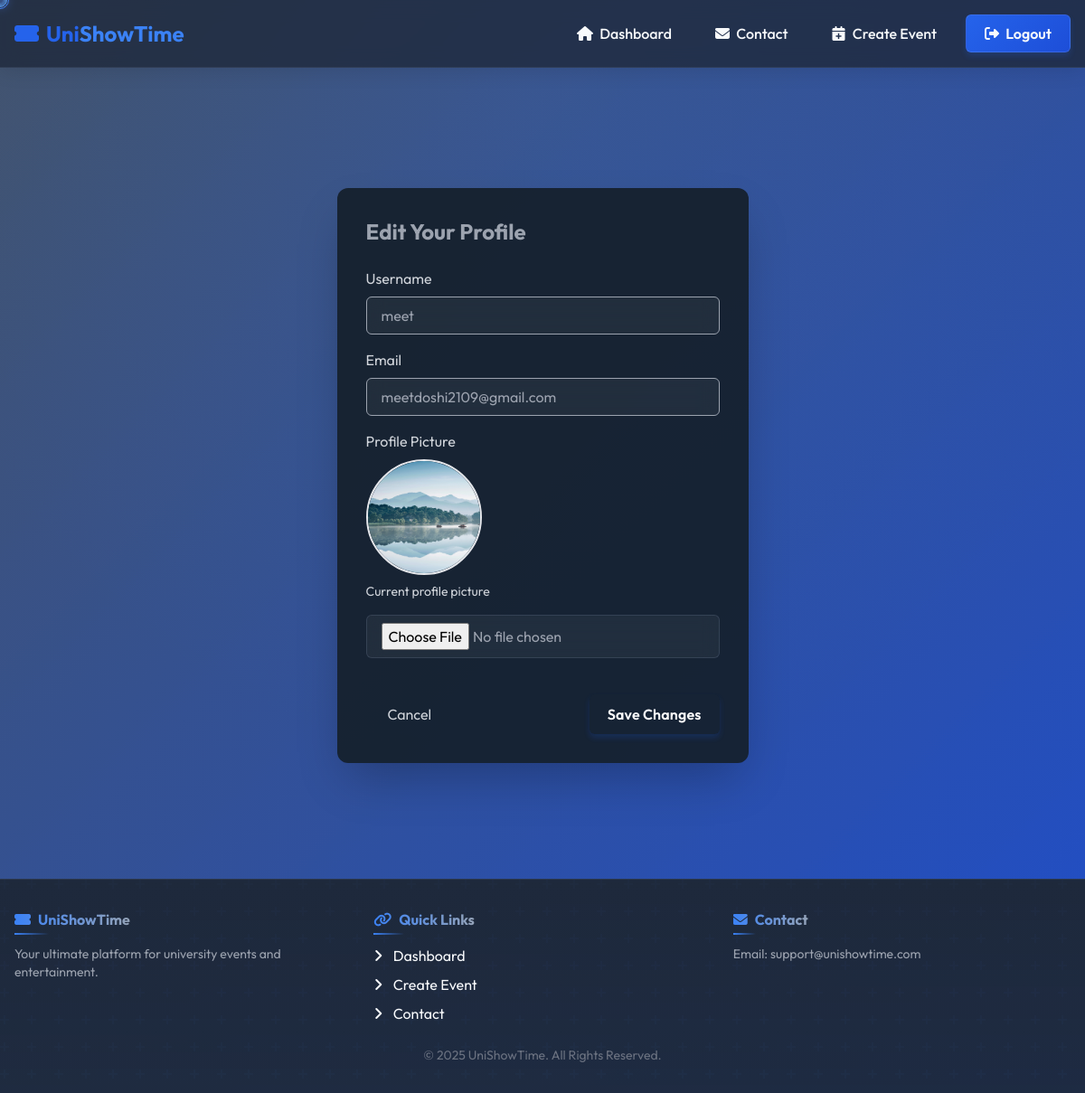
The page /profile/edit/ (signed in) on the database its author committed.
### mainapp/models.py (models this page shows, shortened)
class CustomUser(AbstractUser, PermissionsMixin):
    role = models.CharField(max_length=20, choices=ROLE_CHOICES, default='student')
    enrollment_no = models.CharField(max_length=20, unique=True, null=True, blank=True)
    department = models.ForeignKey(Department, on_delete=models.SET_NULL, null=True, blank=True)
    profile_image = models.ImageField(upload_to='profiles/', blank=True, null=True)

### mainapp/views.py (the view)
# urls.py: path('profile/edit/', views.edit_profile, name='edit_profile'),
@login_required
def edit_profile(request):
    if request.method == 'POST':
        form = ProfileEditForm(request.POST, request.FILES, instance=request.user)
        if form.is_valid():
            user = form.save(commit=False)
            if user.role == 'student':
                user.enrollment_no = form.cleaned_data.get('enrollment_no')
            elif user.role == 'teacher':
                user.department = form.cleaned_data.get('department')
            user.save()
            messages.success(request, 'Your profile has been updated successfully!')
            return redirect('dashboard')
    else:
        form = ProfileEditForm(instance=request.user)
    return render(request, 'mainapp/edit_profile.html', {'form': form})

### mainapp/forms.py
class ProfileEditForm(forms.ModelForm):
    email = forms.EmailField(required=True)
    profile_image = forms.ImageField(required=False, label='Profile Picture')
    department = forms.ModelChoiceField(queryset=None, required=False)
    class Meta:
        model = CustomUser
        fields = ['username', 'email', 'enrollment_no', 'department', 'profile_image']
    def __init__(self, *args, **kwargs):
        super().__init__(*args, **kwargs)
        from .models import Department
        self.fields['department'].queryset = Department.objects.all()
        if self.instance:
            if self.instance.role == 'student':
                self.fields['enrollment_no'].required = True
                self.fields['department'].required = False
            elif self.instance.role == 'teacher':  # Role check for teacher
                self.fields['enrollment_no'].required = False
                self.fields['department'].required = True
            else:
                self.fields['enrollment_no'].required = False
                self.fields['department'].required = False

### mainapp/templates/mainapp/edit_profile.html (shortened to what this page needs)
{% extends 'base.html' %}
{% block content %}
<div class="container mx-auto px-4 py-8 mt-20">
    <div class="max-w-2xl mx-auto bg-[#141E28]/90 rounded-xl overflow-hidden shadow-2xl">
        <div class="p-6 md:p-8">
            <h1 class="text-2xl font-bold text-gray-400 mb-6">Edit Your Profile</h1>
            <form method="post" enctype="multipart/form-data" class="space-y-6">
                <div class="space-y-4">
                    <div>
                        <label for="id_username" class="block text-gray-300 mb-2">Username</label>
                        <input type="text" name="username" id="id_username" value="{{ form.username.value|default:'' }}" class="w-full px-4 py-2 rounded-md bg-#394867 border border-#547792 text-gray-400 focus:outline-none focus:ring-2 focus:ring-#94B4C1">
                    </div>
                    <div>
                        <label for="id_email" class="block text-gray-300 mb-2">Email</label>
                        <input type="email" name="email" id="id_email" value="{{ form.email.value|default:'' }}" class="w-full px-4 py-2 rounded-md bg-#394867 border border-#547792 text-gray-400 focus:outline-none focus:ring-2 focus:ring-#94B4C1">
                    </div>
                    <div>
                        <label for="id_profile_image" class="block text-gray-300 mb-2">Profile Picture</label>
                        {% if user.profile_image %}
                        <div class="mb-4">
                            <img src="{{ user.profile_image.url }}" alt="Current Profile Image" class="w-32 h-32 object-cover rounded-full border-2 border-#547792">
                            <p class="text-gray-300 text-sm mt-2">Current profile picture</p>
                        </div>
                        {% endif %}
                        <input type="file" name="profile_image" id="id_profile_image" class="w-full px-4 py-2 rounded-md bg-#394867 border border-#547792 text-gray-400 focus:outline-none focus:ring-2 focus:ring-#94B4C1">
                    </div>
                </div>
                <div class="flex justify-between items-center pt-4">
                    <a href="{% url 'dashboard' %}" class="px-6 py-2 bg-#394867 text-gray-300 rounded-md hover:bg-#213448 transition-colors duration-300">Cancel</a>
                    <button type="submit" class="px-6 py-2 bg-gradient-to-r from-#547792 to-#3A5A7A text-gray-400 rounded-md hover:from-#3A5A7A hover:to-#213448 transition-all duration-300">Save Changes</button>
                </div>
            </form>
        </div>
    </div>
</div>
{% endblock %}

### static/css/form-enhancements.css (style rules this page uses)
.has-content { border-color: var(--color-accent-light) !important; background-color: rgba(37, 99, 235, 0.02); transition: all 0.3s cubic-bezier(0.4, 0, 0.2, 1); }
input:not([type="radio"]):not([type="checkbox"]), textarea, select { transition: all 0.3s cubic-bezier(0.4, 0, 0.2, 1); border: 1px solid rgba(100, 116, 139, 0.3); border-radius: 0.375rem; background-color: rgba(255, 255, 255, 0.05); backdrop-filter: blur(10px); -webkit-backdrop-filter: blur(10px); }
button[type="submit"], input[type="submit"] { background: linear-gradient(135deg, var(--color-accent), var(--color-accent-dark, #1e40af)); border: none; border-radius: 0.375rem; padding: 0.625rem 1.25rem; color: white; font-weight: 600; letter-spacing: 0.01em; box-shadow: 0 4px 6px rgba(37, 99, 235, 0.2), 0 1px 3px rgba(0, 0, 0, 0.1); transition: all 0.3s cubic-bezier(0.4, 0, 0.2, 1); position: relative; overflow: hidden; z-index: 1; }
button[type="submit"]::before, input[type="submit"]::before { content: ''; position: absolute; top: 0; left: -100%; width: 100%; height: 100%; background: linear-gradient(90deg, transparent, rgba(255, 255, 255, 0.2), transparent); transition: left 0.7s ease; z-index: -1; }

### mainapp/templates/base.html (style rules this page uses)
:root { --primary: #2563eb; --primary-light: #3b82f6; --primary-dark: #1d4ed8; --secondary: #64748b; --secondary-light: #94a3b8; --secondary-dark: #475569; --dark: #1e293b; --dark-light: #334155; --light: #f8fafc; --accent: #8b5cf6; --accent-light: #a78bfa; --accent-dark: #7c3aed; --success: #10b981; --success-light: #34d399; --success-dark: #059669; --warning: #f59e0b; --warning-light: #fbbf24; --warning-dark: #d97706; --error: #ef4444; --error-light: #f87171; --error-dark: #dc2626; }
body { font-family: 'Outfit', sans-serif; background: var(--dark); color: var(--light); margin: 0; min-height: 100vh; display: flex; flex-direction: column; overflow-x: hidden; }

### rows shown on the page
CustomUser: username "meet", email "meetdoshi2109@gmail.com", profile_image (picture)
